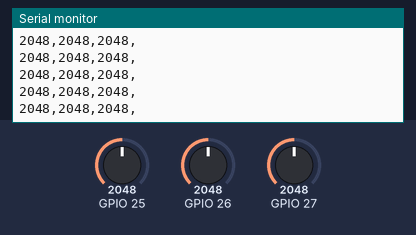
Bench run of a sketch on a simulated ESP32. Parts: the last lines printed to the serial monitor. The test bench sets the inputs (shaded band); at power-on: GPIO 25 = 2048, GPIO 26 = 2048, GPIO 27 = 2048.

Above: at 1.2 s.
1.3 s: GPIO 25 set to 2866
At 1.31 s:
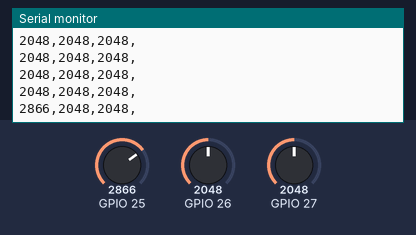
2.8 s: GPIO 26 set to 2866
At 2.82 s:
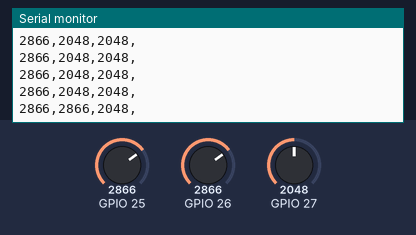
4.3 s: GPIO 27 set to 2866
At 4.32 s:
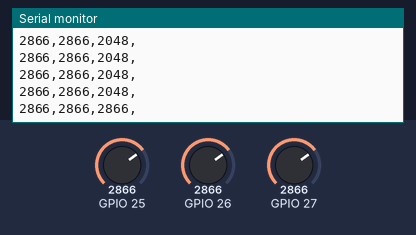
5.8 s: GPIO 25 set to 3603
At 5.83 s:
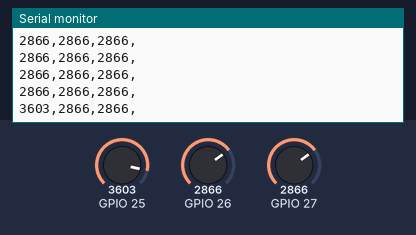
7.3 s: GPIO 26 set to 3603
At 7.34 s:
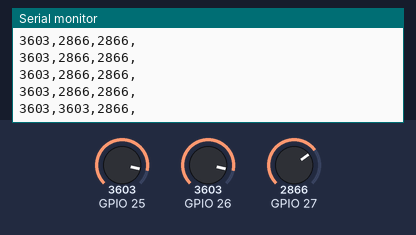
8.8 s: GPIO 27 set to 3603
At 8.84 s:
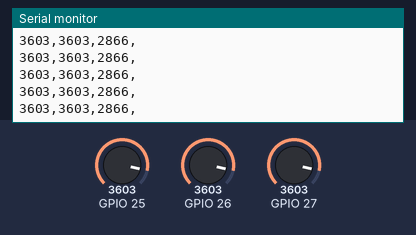
Timing chart, 0 to 11.3 s (numbered marks = the images above; inputs shaded):
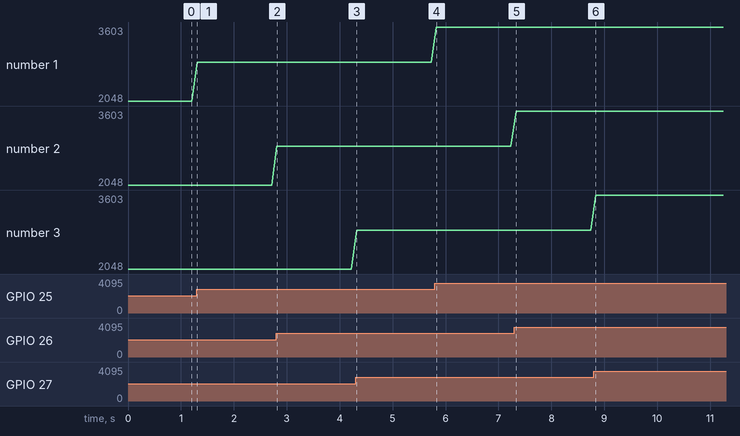

The sketch:

module2.ino
```cpp
void setup() {
  Serial.begin(115200);
  pinMode(25, INPUT_PULLUP);
}

void loop() {
  int xVal = analogRead(25);
  int yVal = analogRead(26);
  int zVal = analogRead(27);

  Serial.print(xVal,DEC);
  Serial.print(",");
  Serial.print(yVal,DEC);
  Serial.print(",");
  Serial.print(zVal,DEC);
  Serial.print(",");
  Serial.print("\n");
  delay(100);
}
```

Measured:
- after the input at 1.3 s, the serial monitor: prints a new line at once (image 1)
- after the input at 2.8 s, the serial monitor: prints a new line at once (image 2)
- after the input at 4.3 s, the serial monitor: prints a new line at once (image 3)
- after the input at 5.8 s, the serial monitor: prints a new line at once (image 4)
- after the input at 7.3 s, the serial monitor: prints a new line at once (image 5)
- plotted number 1: 2048 → 2866 after the input at 1.3 s, 2866 → 3603 after the input at 5.8 s
